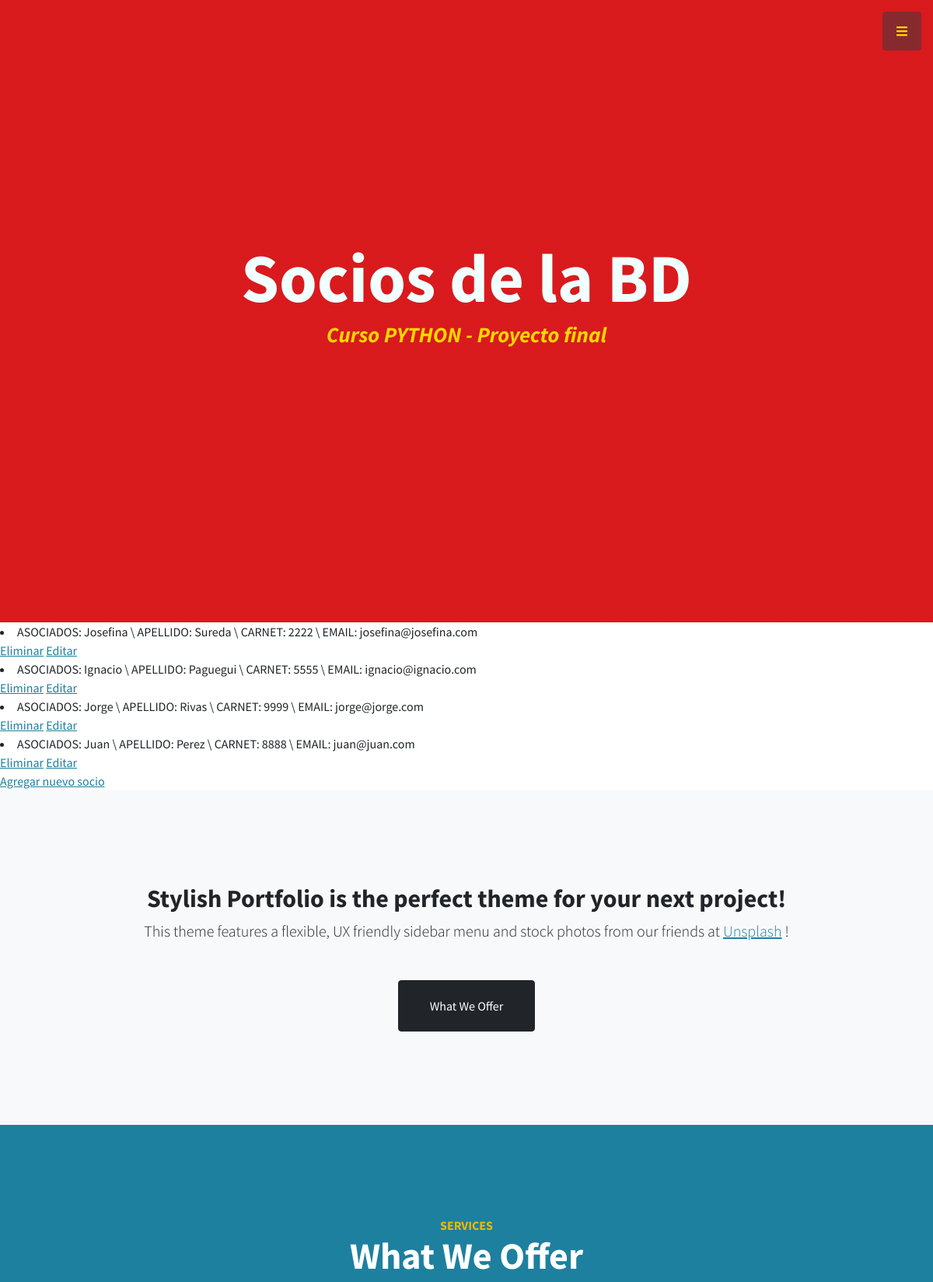
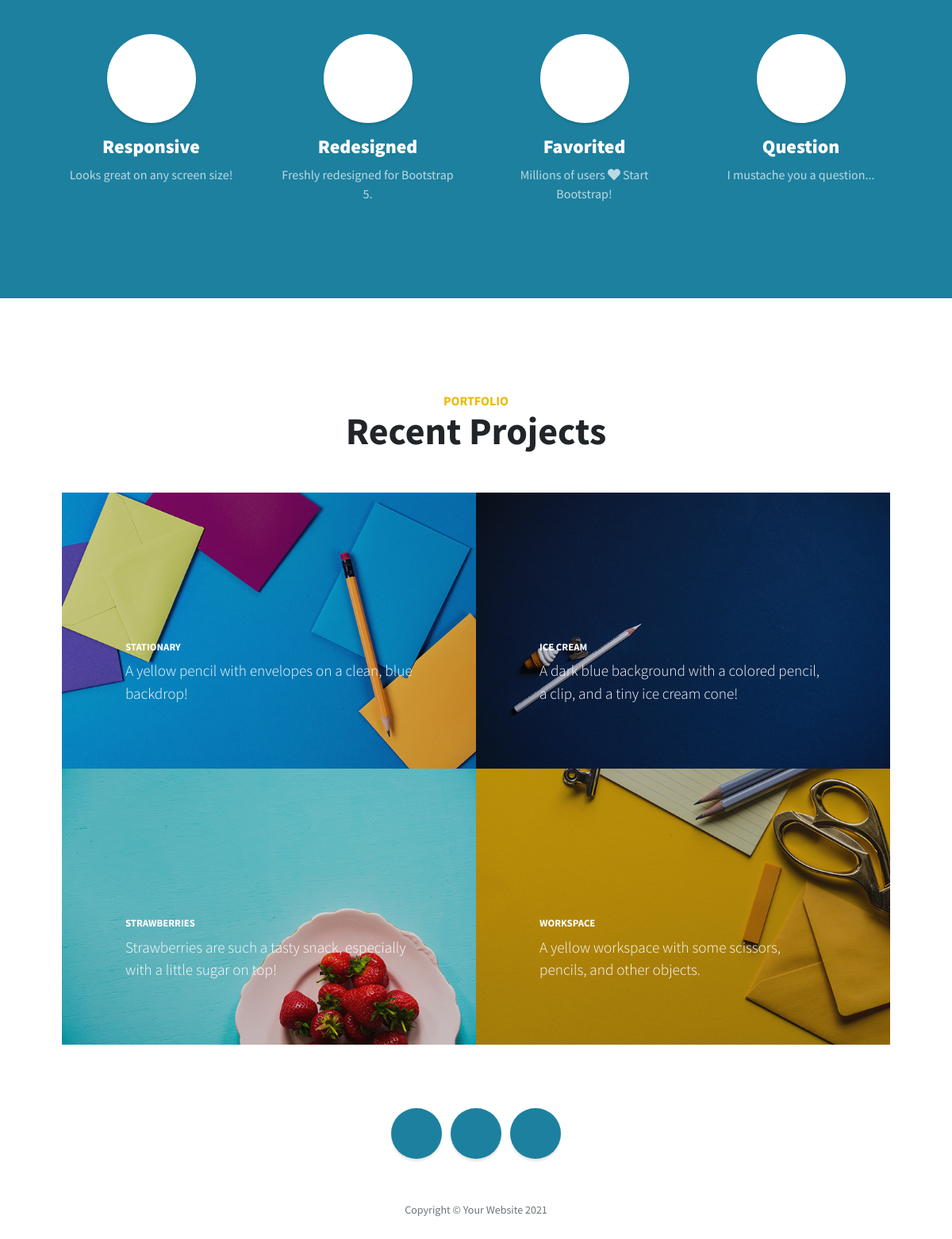
/App1/leerAsociados, run on the app's committed database (2 pictures, top to bottom).
### App1/models.py (models this page shows)
class Asociados (models.Model):
    nombre = models.CharField(max_length=50)
    apellido = models.CharField(max_length=50)
    nroCarnet = models.IntegerField()
    email = models.EmailField()
    def __str__(self):
        return f"ASOCIADOS: {self.nombre} \ APELLIDO: {self.apellido} \ CARNET: {self.nroCarnet} \ EMAIL: {self.email}"

### App1/views.py (the view)
# urls.py: path('leerAsociados', views.leerAsociados, name="LeerAsociados"),
def leerAsociados(request):
    asociados = Asociados.objects.all()
    dir = {"asociados":asociados}
    return render(request, "App1/leerAsociados.html", dir)

### App1/templates/App1/leerAsociados.html
{% extends "App1/padre.html" %}
{% load static %}
{% block contenido2 %}
    <h1 class="mb-1" style="color: azure;"> Socios de la BD <br> </h1>
{% endblock %}
{% block contenido %}
{% for s in asociados %}
    <li> {{ s }} </li>
        <a href="{% url 'EliminarAsociados' s.nombre %}">Eliminar</a>
        <a href="{% url 'EditarAsociados' s.nombre %}">Editar</a>
    <br>
{% endfor %}
<a href="{% url 'AsociadosFormulario'%}"> Agregar nuevo socio </a>
{% endblock %}

### data on the page
Asociados: nombre+apellido+nroCarnet "ASOCIADOS: Josefina \\ APELLIDO: Sureda \\ CARNET: 2222 \\ EMAIL: josefina@josefina.com"
Asociados: nombre+apellido+nroCarnet "ASOCIADOS: Ignacio \\ APELLIDO: Paguegui \\ CARNET: 5555 \\ EMAIL: ignacio@ignacio.com"
Asociados: nombre+apellido+nroCarnet "ASOCIADOS: Jorge \\ APELLIDO: Rivas \\ CARNET: 9999 \\ EMAIL: jorge@jorge.com"
Asociados: nombre+apellido+nroCarnet "ASOCIADOS: Juan \\ APELLIDO: Perez \\ CARNET: 8888 \\ EMAIL: juan@juan.com"
